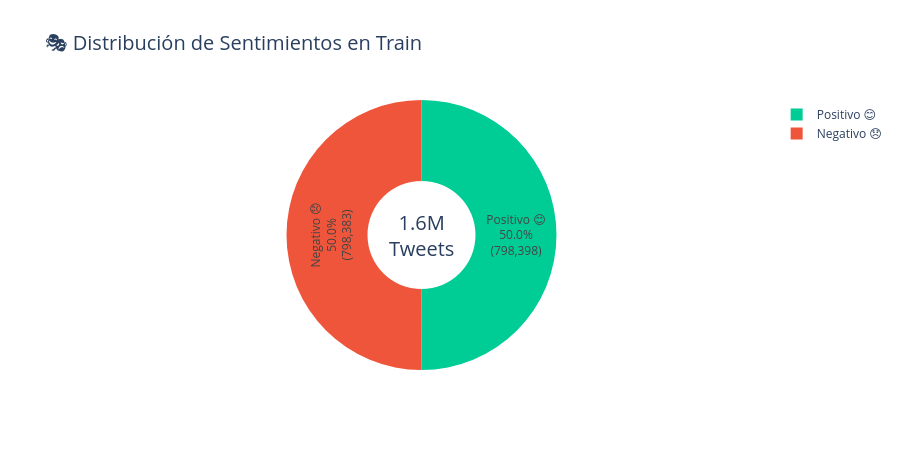

Write notebook code for a chart like this one.
### Markdown cell above
## 9. Gráfico 7: Distribución de Polaridad (Pie Chart)

### Code cell
# Distribución de polaridad
polarity_counts = df_train['polarity'].value_counts()

fig_pie = go.Figure(data=[go.Pie(
    labels=['Negativo 😞', 'Positivo 😊'],
    values=[polarity_counts.get(0, 0), polarity_counts.get(4, 0)],
    hole=0.4,
    marker_colors=['#EF553B', '#00CC96'],
    textinfo='label+percent+value',
    texttemplate='%{label}<br>%{percent:.1%}<br>(%{value:,.0f})',
    hovertemplate='%{label}: %{value:,.0f} tweets (%{percent:.1%})<extra></extra>'
)])

fig_pie.update_layout(
    title=dict(
        text='🎭 Distribución de Sentimientos en Train',
        font=dict(size=20)
    ),
    annotations=[dict(text='1.6M<br>Tweets', x=0.5, y=0.5, font_size=20, showarrow=False)],
    template='plotly_white',
    height=450
)

fig_pie.show()

### Figure 1 — Plotly figure (JSON) as saved in the notebook; plotly's stock layout.template omitted (floating-point values rounded to 4 significant figures)
{"data": [{"hole": 0.4, "hovertemplate": "%{label}: %{value:,.0f} tweets (%{percent:.1%})<extra></extra>", "labels": ["Negativo 😞", "Positivo 😊"], "marker": {"colors": ["#EF553B", "#00CC96"]}, "textinfo": "label+percent+value", "texttemplate": "%{label}<br>%{percent:.1%}<br>(%{value:,.0f})", "type": "pie", "values": [798383, 798398]}], "layout": {"annotations": [{"font": {"size": 20}, "showarrow": false, "text": "1.6M<br>Tweets", "x": 0.5, "y": 0.5}], "height": 450, "title": {"font": {"size": 20}, "text": "🎭 Distribución de Sentimientos en Train"}}}
